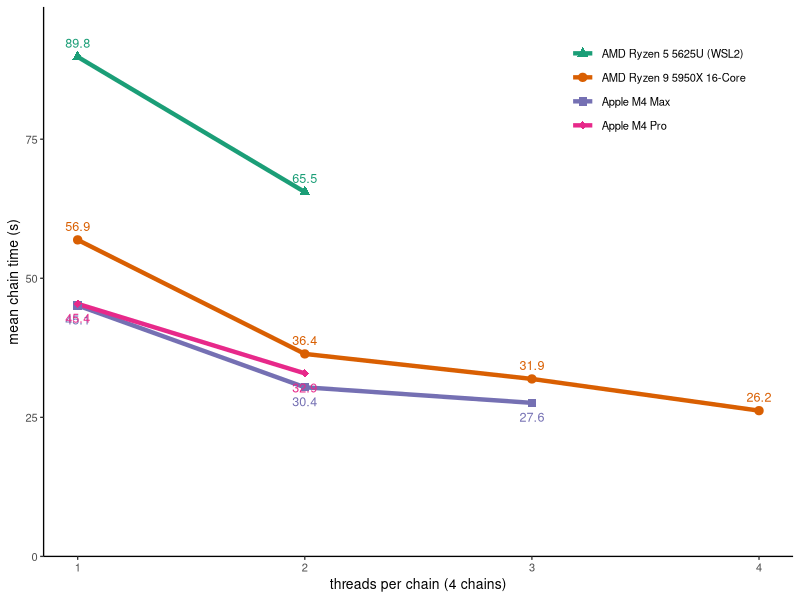

R code for this plot:
## ---- chunk 1
knitr::opts_chunk$set(
  collapse = TRUE,
  comment = "#>"
)
options(knitr.kable.NA = "")
## ---- chunk 2
library(tidyverse)
res <- read_csv("results.csv", show_col_types = FALSE) 

res |>
  group_by(machine, threads) |>
  summarise(mean_chain = min(mean_chain), .groups = "drop") |>
  group_by(machine) |>
  mutate(speedup = mean_chain[threads == 1] / mean_chain) |>
  ungroup() |>
  mutate(cell = if_else(threads == 1,
                        sprintf("%.1f s", mean_chain),
                        sprintf("%.1f s (%.2f×)", mean_chain, speedup))) |>
  select(machine, threads, cell) |>
  pivot_wider(names_from = threads, values_from = cell,
              names_glue = "{threads} thread{ifelse(threads > 1, 's', '')}") |>
  arrange(desc(`1 thread`)) |>
  knitr::kable(align = "lrrrr")
## ---- chunk 3

library(tidyverse)

dat <- res |>
  group_by(machine, threads) |>
  summarise(mean_chain = min(mean_chain), .groups = "drop")

ggplot(dat, aes(threads, mean_chain, colour = machine, shape = machine)) +
  geom_line(linewidth = 1.5) +
  geom_point(size = 2.5) +
  geom_text(aes(label = mean_chain,
                vjust = if_else(grepl("Apple", machine), 1.9, -0.9)),
            size = 3.2, show.legend = FALSE) +
  scale_colour_brewer(palette = "Dark2") +                        # up to 8 machines
  scale_shape_manual(values = c(17, 19, 15, 18, 8, 4, 3, 7)) +      
  scale_x_continuous(breaks = 1:4) +
  scale_y_continuous(limits = c(0, NA), expand = expansion(mult = c(0, 0.1))) +
  labs(x = "threads per chain (4 chains)",
       y = "mean chain time (s)",
       colour = NULL, shape = NULL) +
  theme_classic(base_size = 10) +
  theme(legend.position = "inside",
        legend.position.inside = c(0.82, 0.85),
        legend.background = element_blank(),
        legend.key = element_blank())
